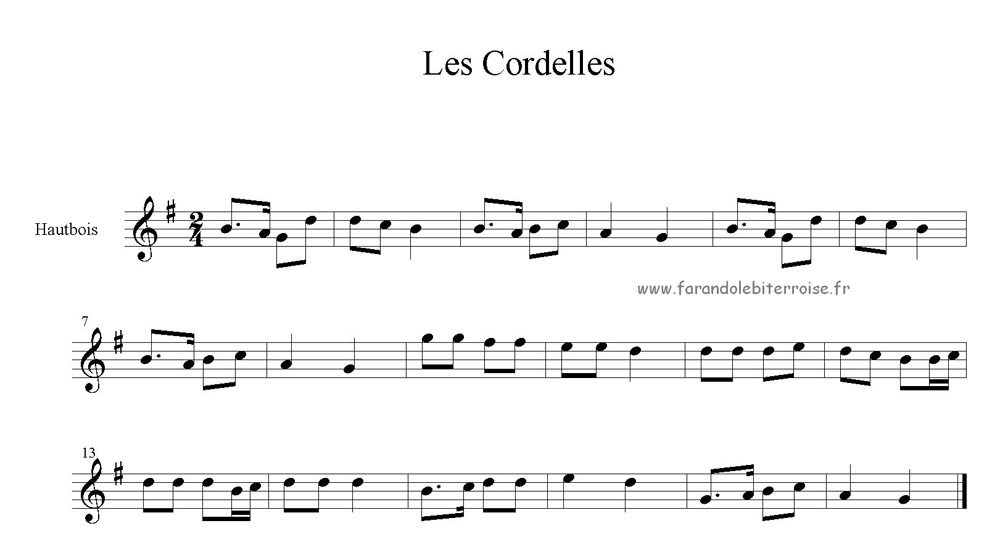
#> input picture images/partition20.jpg, 1000 x 555 px
$ python test_chgt_repere_comp.py   (Python 2 division)
#> lines starting #> are read from the running program, lines starting #| are printed output that depends on the picture; after the words box and inside, x2 and y2 are one past the last pixel; in counts of white or black regions, pixels touching at a corner belong together
#!/usr/bin/python
# -*- coding: Utf-8 -*

#----------------------------------------------------------
# Importation des librairies

from pymorph import *
from matplotlib import pylab as plt
import cv2
import sys
import warnings

from portees_chgt_repere import *
from fonctions_annexes import *
from barres_verticales import *
from notes_compacite import *
from reconnaissance_clef import *

#----------------------------------------------------------
# Importation des images

img0 = cv2.imread('images/partition20.jpg')
#> img0 is the input picture: shape (555, 1000, 3); min 0, max 255, mean 244.7
img0 = cv2.cvtColor(img0,cv2.COLOR_BGR2GRAY)
#> img0: shape (555, 1000)

img_fa = cv2.imread('images/clef_fa2.jpg',0)
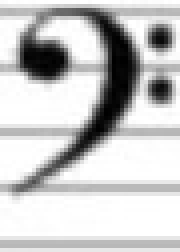
#> input picture images/clef_fa2.jpg, 45 x 63 px (shown 4 times larger)
#> img_fa is the input picture: shape (63, 45); min 0, max 255, mean 199.1
img_sol = cv2.imread('images/clef_sol.jpg',0)
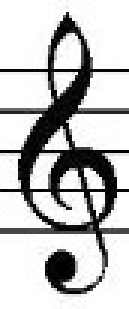
#> input picture images/clef_sol.jpg, 43 x 103 px (shown 3 times larger)
#> img_sol is the input picture: shape (103, 43); min 0, max 255, mean 192.6
img_ut = cv2.imread('images/clef_ut.jpg',0)
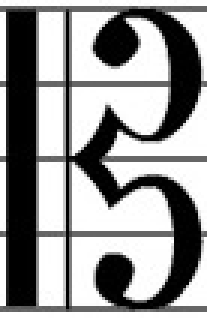
#> input picture images/clef_ut.jpg, 69 x 106 px (shown 3 times larger)
#> img_ut is the input picture: shape (106, 69); min 0, max 255, mean 150.2

#----------------------------------------------------------
# Variables globales empiriques

#Nombre de croches
nbr_croches = 2

#Valeur minimale du critère de compacité acceptée
seuil_comp = 0.7
#Valeur minimale du critère de compacité acceptée
seuil_comp2 = 0.55

#----------------------------------------------------------
# Programme

#empêche les warning (apparus par magie) quand on ferme la fenêtre de pyplot
warnings.simplefilter("ignore")


img1 = cv2.adaptiveThreshold(img0,1,cv2.ADAPTIVE_THRESH_GAUSSIAN_C,cv2.THRESH_BINARY,21,2)
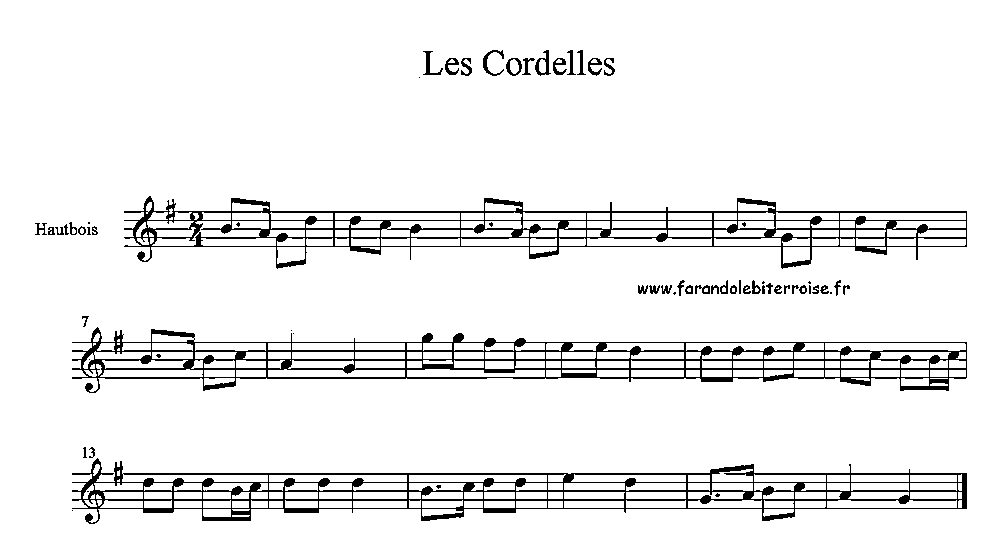
#> img1: shape (555, 1000); values 0 (black) and 1 (white), 93.6% white; 66 black regions (19 under 20 px), largest, box (x1, y1, x2, y2) and area: (72, 327, 967, 393) 11537, (72, 458, 967, 524) 10855, (124, 196, 967, 269) 10525

plt.imshow(img1)
plt.gray()
plt.show()

#on supprime les composantes connexes de trop petite taille
#> (the run stopped early here; a loop or call above may not have finished)
